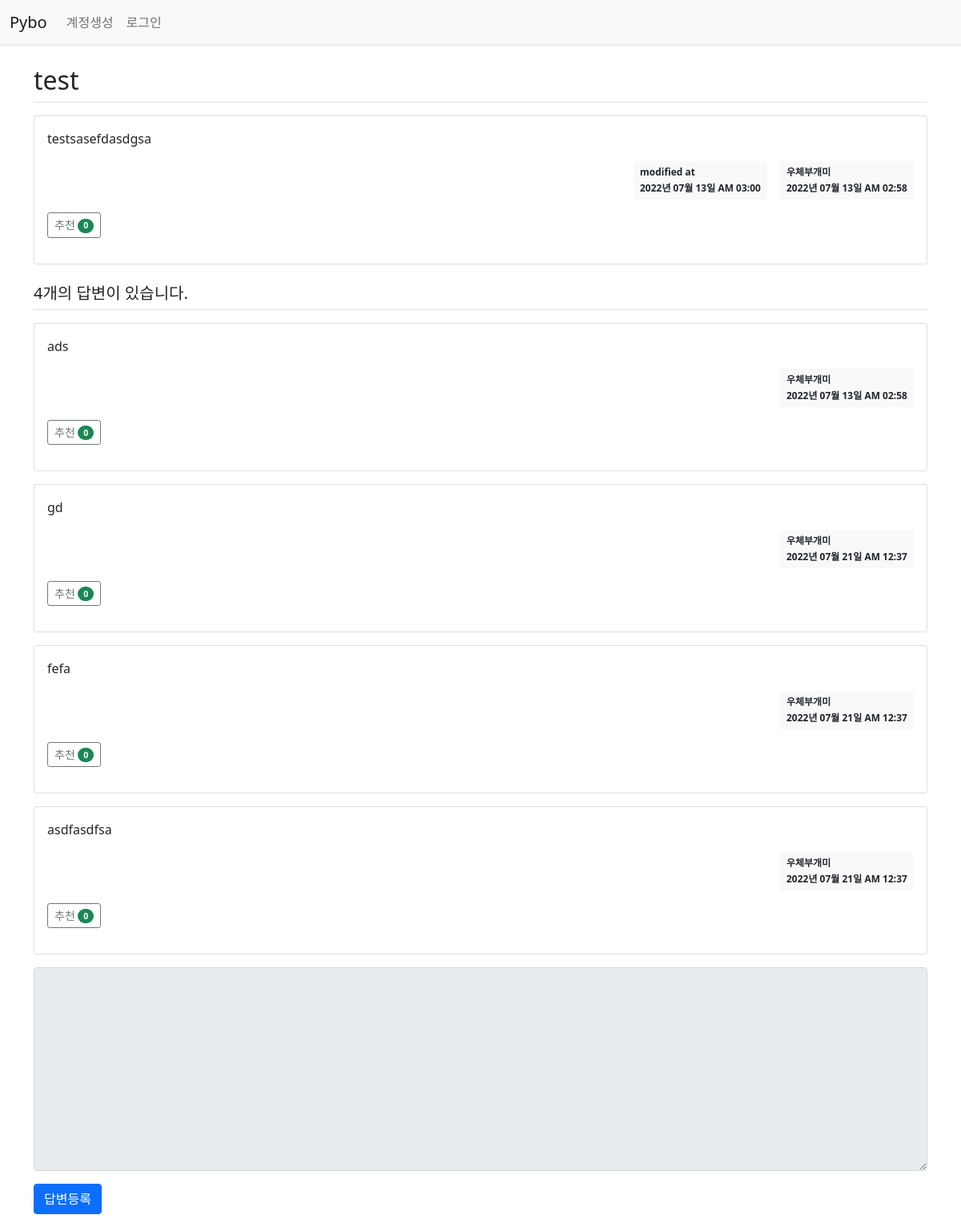
Screenshot of /question/detail/305/ with the database file from the repository.
### pybo/models.py (models this page shows)
class Question(db.Model):
    id = db.Column(db.Integer, primary_key=True)
    subject = db.Column(db.String(200), nullable=False)
    content = db.Column(db.Text(), nullable=False)
    create_date = db.Column(db.DateTime(), nullable=False)
    user_id = db.Column(db.Integer, db.ForeignKey('user.id', ondelete='CASCADE'), nullable=False)
    user = db.relationship('User', backref=db.backref('question_set'))
    modify_date = db.Column(db.DateTime(), nullable=True)
    voter = db.relationship('User', secondary=question_voter, backref=db.backref('question_voter_set'))

class User(db.Model):
    id = db.Column(db.Integer, primary_key=True)
    username = db.Column(db.String(150), unique=True, nullable=False)
    password = db.Column(db.String(200), nullable=False)
    email = db.Column(db.String(120), unique=True, nullable=False)

class Answer(db.Model):
    id = db.Column(db.Integer, primary_key=True)
    question_id = db.Column(db.Integer, db.ForeignKey('question.id', ondelete='CASCADE'))
    question = db.relationship('Question', backref=db.backref('answer_set'))
    content = db.Column(db.Text(), nullable=False)
    create_date = db.Column(db.DateTime(), nullable=False)
    user_id = db.Column(db.Integer, db.ForeignKey('user.id', ondelete='CASCADE'), nullable=False)
    user = db.relationship('User', backref=db.backref('answer_set'))
    modify_date = db.Column(db.DateTime(), nullable=True)
    voter = db.relationship('User', secondary=answer_voter, backref=db.backref('answer_voter_set'))

### pybo/views/question_views.py (the view)
@bp.route('/detail/<int:question_id>/')
def detail(question_id):
    form = AnswerForm()
    question = Question.query.get_or_404(question_id)
    return render_template('question/question_detail.html', question=question, form=form)

### pybo/forms.py
class AnswerForm(FlaskForm):
    content = TextAreaField('내용', validators=[DataRequired('내용은 필수입력 항목입니다.')])

### pybo/filter.py (called while the page is built)
def format_datetime(value, fmt='%Y년 %m월 %d일 %p %I:%M'):
    return value.strftime(fmt)

### pybo/views/auth_views.py (called while the page is built)
@bp.before_app_request
def load_logged_in_user():
    user_id = session.get('user_id')
    if user_id is None:
        g.user=None
    else:
        g.user = User.query.get(user_id)

### pybo/templates/question/question_detail.html (shortened to what this page needs)
{% extends 'base.html' %}
{% block content %}
<div class="container my-3">
    <h2 class="border-bottom py-2">{{ question.subject }}</h2>
    <div class="card my-3">
        <div class="card-body">
            <div class="card-text" >{{ question.content|markdown }}</div>
            <div class="d-flex justify-content-end">
                {% if question.modify_date %}
                <div class="badge bg-light text-dark p-2 text-start mx-3">
                    <div class="mb-2">modified at</div>
                    <div>{{ question.modify_date|datetime }}</div>
                </div>
                {% endif %}
                <div class="badge bg-light text-dark p-2 text-start">
                    <div class="mb-2">{{ question.user.username }}</div>
                    <div>{{ question.create_date|datetime }}</div>
                </div>
            </div>
            <div class="my-3">
                <a href="javascript:void(0)" data-uri="{{ url_for('question.vote', question_id=question.id) }}"
                   class="recommend btn btn-sm btn-outline-secondary"> 추천
                    <span class="badge rounded-pill bg-success">{{ question.voter|length }}</span>
                </a>
            </div>
        </div>
    </div>
    <h5 class="border-bottom my-3 py-2">{{ question.answer_set|length }}개의 답변이 있습니다.</h5>
    {% for answer in question.answer_set %}
    <div class="card my-3">
        <div class="card-body">
            <div class="card-text" >{{ answer.content|markdown  }}</div>
            <div class="d-flex justify-content-end">
                <div class="badge bg-light text-dark p-2 text-start">
                    <div class="mb-2">{{ answer.user.username }}</div>
                    <div>{{ answer.create_date|datetime }}</div>
                </div>
            </div>
            <div class="my-3">
                <a href="javascript:void(0)" data-uri="{{ url_for('answer.vote', answer_id=answer.id) }}"
               class="recommend btn btn-sm btn-outline-secondary"> 추천
                <span class="badge rounded-pill bg-success">{{ answer.voter|length }}</span>
                </a>
            </div>
        </div>
    </div>
    {% endfor %}
    <form action="{{ url_for('answer.create', question_id=question.id) }}" method="post" class="my-3">
        <div class="mb-3">
            <textarea {% if not g.user %}disabled{% endif %} name="content" id="content" class="form-control" rows="10"></textarea>
        </div>
        <input type="submit" value="답변등록" class="btn btn-primary">
    </form>
</div>
{% endblock %}

### pybo/templates/base.html (shortened to what this page needs)
<!doctype html>
<html lang="ko">
<head>
    <link rel="stylesheet" href="{{ url_for('static', filename='bootstrap.min.css') }}">
    <link rel="stylesheet" href="{{ url_for('static', filename='style.css') }}">
</head>
<body>
{% include "navbar.html" %}
{% block content %}
{% endblock %}
</body>
</html>

### pybo/templates/navbar.html (shortened to what this page needs)
<nav class="navbar navbar-expand-lg navbar-light bg-light border-bottom">
    <div class="container-fluid">
        <a class="navbar-brand" href="{{ url_for('main.index') }}">Pybo</a>
        <div class="collapse navbar-collapse" id="navbarSupportedContent">
            {% if g.user %}
            <ul class="navbar-nav">
                <li class = "nav-item">
                    <a class="nav-link" href="{{ url_for('auth.logout') }}">{{ g.user.username }} (로그아웃)</a>
                </li>
            </ul>
            {% else %}
            <ul class="navbar-nav me-auto mb-2 mb-lg-0">
                <li class="nav-item">
                    <a class="nav-link" href="{{ url_for('auth.signup') }}">계정생성</a>
                </li>
                <li class="nav-item">
                    <a class="nav-link" href="{{ url_for('auth.login') }}">로그인</a>
                </li>
            </ul>
            {% endif %}
        </div>
    </div>
</nav>

### rows the page displays
Question: subject "test", content "testsasefdasdgsa", modify_date "2022년 07월 13일 AM 03:00", create_date "2022년 07월 13일 AM 02:58"
User: user.username "우체부개미"
Answer: content "ads", user.username "우체부개미", create_date "2022년 07월 13일 AM 02:58", voter|length "0"
Answer: content "gd", user.username "우체부개미", create_date "2022년 07월 21일 AM 12:37", voter|length "0"
Answer: content "fefa", user.username "우체부개미", create_date "2022년 07월 21일 AM 12:37", voter|length "0"
Answer: content "asdfasdfsa", user.username "우체부개미", create_date "2022년 07월 21일 AM 12:37", voter|length "0"

### other values shown
{{ question.voter|length }} "0"
{{ question.answer_set|length }} "4"
